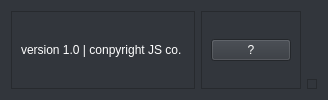
     <widget class="QFrame" name="footer">
      <property name="styleSheet">
       <string notr="true">background-color: rgb(50, 54, 60);</string>
      </property>
      <property name="frameShape">
       <enum>QFrame::NoFrame</enum>
      </property>
      <property name="frameShadow">
       <enum>QFrame::Raised</enum>
      </property>
      <layout class="QHBoxLayout" name="horizontalLayout_4">
       <item>
        <widget class="QFrame" name="frame">
         <property name="frameShape">
          <enum>QFrame::StyledPanel</enum>
         </property>
         <property name="frameShadow">
          <enum>QFrame::Raised</enum>
         </property>
         <layout class="QVBoxLayout" name="verticalLayout_2">
          <item alignment="Qt::AlignLeft">
           <widget class="QLabel" name="label_3">
            <property name="text">
             <string>&lt;html&gt;&lt;head/&gt;&lt;body&gt;&lt;p&gt;&lt;span style=&quot; color:#ffffff;&quot;&gt;version 1.0 | conpyright JS co. &lt;/span&gt;&lt;/p&gt;&lt;/body&gt;&lt;/html&gt;</string>
            </property>
           </widget>
          </item>
         </layout>
        </widget>
       </item>
       <item alignment="Qt::AlignRight">
        <widget class="QFrame" name="frame_2">
         <property name="frameShape">
          <enum>QFrame::StyledPanel</enum>
         </property>
         <property name="frameShadow">
          <enum>QFrame::Raised</enum>
         </property>
         <layout class="QVBoxLayout" name="verticalLayout_3">
          <item>
           <widget class="QPushButton" name="pushButton">
            <property name="styleSheet">
             <string notr="true">color: rgb(255, 255, 255);</string>
            </property>
            <property name="text">
             <string>?</string>
            </property>
           </widget>
          </item>
         </layout>
        </widget>
       </item>
       <item alignment="Qt::AlignBottom">
        <widget class="QFrame" name="grip_size">
         <property name="minimumSize">
          <size>
           <width>10</width>
           <height>10</height>
          </size>
         </property>
         <property name="maximumSize">
          <size>
           <width>10</width>
           <height>10</height>
          </size>
         </property>
         <property name="frameShape">
          <enum>QFrame::StyledPanel</enum>
         </property>
         <property name="frameShadow">
          <enum>QFrame::Raised</enum>
         </property>
        </widget>
       </item>
      </layout>
     </widget>
